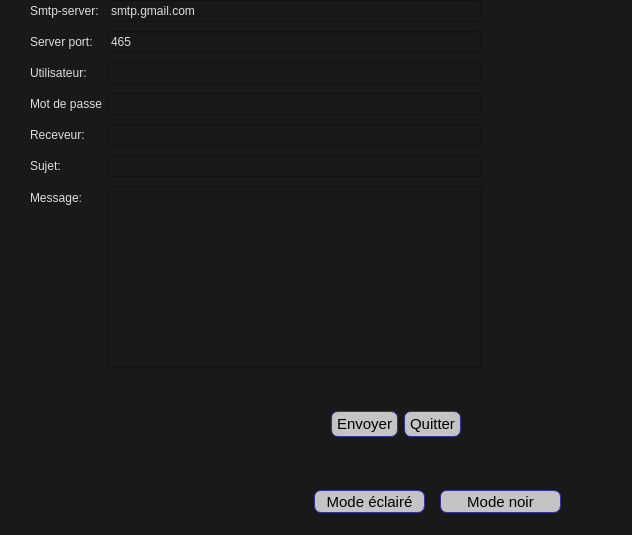
<?xml version="1.0" encoding="UTF-8"?>
<ui version="4.0">
 <class>Mailer</class>
 <widget class="QDialog" name="Mailer">
  <property name="geometry">
   <rect>
    <x>0</x>
    <y>0</y>
    <width>632</width>
    <height>535</height>
   </rect>
  </property>
  <property name="windowTitle">
   <string>MAILER</string>
  </property>
  <property name="styleSheet">
   <string notr="true">/*
	Copyright 2013 Emanuel Claesson

	Licensed under the Apache License, Version 2.0 (the &quot;License&quot;);
	you may not use this file except in compliance with the License.
	You may obtain a copy of the License at

		http://www.apache.org/licenses/LICENSE-2.0

	Unless required by applicable law or agreed to in writing, software
	distributed under the License is distributed on an &quot;AS IS&quot; BASIS,
	WITHOUT WARRANTIES OR CONDITIONS OF ANY KIND, either express or implied.
	See the License for the specific language governing permissions and
	limitations under the License.
*/

/*
	COLOR_DARK     = #191919
	COLOR_MEDIUM   = #353535
	COLOR_MEDLIGHT = #5A5A5A
	COLOR_LIGHT    = #DDDDDD
	COLOR_ACCENT   = #3D7848
*/

* {
	background: #191919;
	color: #DDDDDD;
	
}

QPushButton {
color: Black;
background-color: #c4c4c4;
border-width: 1px;
border-color: #339;
border-style: solid;
border-radius: 7;
padding: 3px;
font-size: 15px;
padding-left: 5px;
padding-right: 5px;

}
QPushButton:hover {
	background: white;
}

QTableView
{
color: Black;
background-color: white;
border-width: 1px;
/*border-color: #339;*/
border-style: solid;
border-radius: 7;
padding: 3px;
font-size: 15px;
font-color:black;
}</string>
  </property>
  <widget class="QWidget" name="layoutWidget">
   <property name="geometry">
    <rect>
     <x>30</x>
     <y>0</y>
     <width>451</width>
     <height>368</height>
    </rect>
   </property>
   <layout class="QFormLayout" name="formLayout">
    <property name="fieldGrowthPolicy">
     <enum>QFormLayout::ExpandingFieldsGrow</enum>
    </property>
    <property name="rowWrapPolicy">
     <enum>QFormLayout::WrapLongRows</enum>
    </property>
    <property name="verticalSpacing">
     <number>9</number>
    </property>
    <item row="0" column="0">
     <widget class="QLabel" name="label">
      <property name="text">
       <string>Smtp-server:</string>
      </property>
     </widget>
    </item>
    <item row="1" column="0">
     <widget class="QLabel" name="label_2">
      <property name="text">
       <string>Server port:</string>
      </property>
     </widget>
    </item>
    <item row="2" column="0">
     <widget class="QLabel" name="label_3">
      <property name="text">
       <string>Utilisateur:</string>
      </property>
     </widget>
    </item>
    <item row="3" column="0">
     <widget class="QLabel" name="label_4">
      <property name="text">
       <string>Mot de passe</string>
      </property>
     </widget>
    </item>
    <item row="4" column="0">
     <widget class="QLabel" name="label_5">
      <property name="text">
       <string>Receveur:</string>
      </property>
     </widget>
    </item>
    <item row="5" column="0">
     <widget class="QLabel" name="label_6">
      <property name="text">
       <string>Sujet:</string>
      </property>
     </widget>
    </item>
    <item row="6" column="0">
     <widget class="QLabel" name="label_7">
      <property name="text">
       <string>Message:</string>
      </property>
     </widget>
    </item>
    <item row="0" column="1">
     <widget class="QLineEdit" name="server">
      <property name="text">
       <string>smtp.gmail.com</string>
      </property>
     </widget>
    </item>
    <item row="1" column="1">
     <widget class="QLineEdit" name="port">
      <property name="text">
       <string>465</string>
      </property>
     </widget>
    </item>
    <item row="2" column="1">
     <widget class="QLineEdit" name="uname"/>
    </item>
    <item row="3" column="1">
     <widget class="QLineEdit" name="paswd">
      <property name="inputMask">
       <string/>
      </property>
      <property name="echoMode">
       <enum>QLineEdit::Password</enum>
      </property>
     </widget>
    </item>
    <item row="4" column="1">
     <widget class="QLineEdit" name="rcpt"/>
    </item>
    <item row="5" column="1">
     <widget class="QLineEdit" name="subject"/>
    </item>
    <item row="6" column="1">
     <widget class="QPlainTextEdit" name="msg"/>
    </item>
   </layout>
  </widget>
  <widget class="QWidget" name="layoutWidget_2">
   <property name="geometry">
    <rect>
     <x>130</x>
     <y>410</y>
     <width>331</width>
     <height>28</height>
    </rect>
   </property>
   <layout class="QHBoxLayout" name="horizontalLayout">
    <item>
     <spacer name="horizontalSpacer">
      <property name="orientation">
       <enum>Qt::Horizontal</enum>
      </property>
      <property name="sizeHint" stdset="0">
       <size>
        <width>40</width>
        <height>20</height>
       </size>
      </property>
     </spacer>
    </item>
    <item>
     <widget class="QPushButton" name="sendBtn">
      <property name="text">
       <string>Envoyer</string>
      </property>
     </widget>
    </item>
    <item>
     <widget class="QPushButton" name="exitBtn">
      <property name="text">
       <string>Quitter</string>
      </property>
     </widget>
    </item>
   </layout>
  </widget>
  <widget class="QPushButton" name="pushButton">
   <property name="geometry">
    <rect>
     <x>314</x>
     <y>490</y>
     <width>111</width>
     <height>23</height>
    </rect>
   </property>
   <property name="text">
    <string>Mode éclairé</string>
   </property>
  </widget>
  <widget class="QPushButton" name="pushButton_5">
   <property name="geometry">
    <rect>
     <x>440</x>
     <y>490</y>
     <width>121</width>
     <height>23</height>
    </rect>
   </property>
   <property name="text">
    <string>Mode noir</string>
   </property>
  </widget>
 </widget>
 <resources/>
 <connections/>
</ui>
